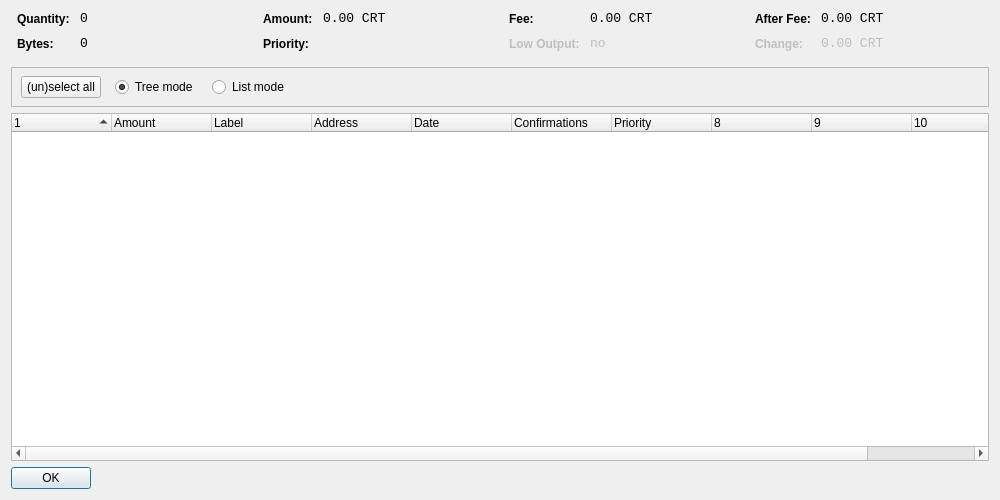
<?xml version="1.0" encoding="UTF-8"?>
<ui version="4.0">
 <class>CoinControlDialog</class>
 <widget class="QDialog" name="CoinControlDialog">
  <property name="geometry">
   <rect>
    <x>0</x>
    <y>0</y>
    <width>1000</width>
    <height>500</height>
   </rect>
  </property>
  <property name="windowTitle">
   <string>Coin Control</string>
  </property>
  <layout class="QVBoxLayout" name="verticalLayout">
   <item>
    <layout class="QHBoxLayout" name="horizontalLayoutTop" stretch="0,0,0,0">
     <property name="topMargin">
      <number>0</number>
     </property>
     <property name="bottomMargin">
      <number>10</number>
     </property>
     <item>
      <layout class="QFormLayout" name="formLayoutCoinControl1">
       <property name="horizontalSpacing">
        <number>10</number>
       </property>
       <property name="verticalSpacing">
        <number>10</number>
       </property>
       <property name="leftMargin">
        <number>6</number>
       </property>
       <property name="rightMargin">
        <number>6</number>
       </property>
       <item row="0" column="0">
        <widget class="QLabel" name="labelCoinControlQuantityText">
         <property name="styleSheet">
          <string notr="true">font-weight:bold;</string>
         </property>
         <property name="text">
          <string>Quantity:</string>
         </property>
        </widget>
       </item>
       <item row="0" column="1">
        <widget class="QLabel" name="labelCoinControlQuantity">
         <property name="font">
          <font>
           <family>Monospace</family>
           <pointsize>10</pointsize>
          </font>
         </property>
         <property name="cursor">
          <cursorShape>IBeamCursor</cursorShape>
         </property>
         <property name="contextMenuPolicy">
          <enum>Qt::ActionsContextMenu</enum>
         </property>
         <property name="text">
          <string>0</string>
         </property>
         <property name="textInteractionFlags">
          <set>Qt::LinksAccessibleByMouse|Qt::TextSelectableByKeyboard|Qt::TextSelectableByMouse</set>
         </property>
        </widget>
       </item>
       <item row="1" column="0">
        <widget class="QLabel" name="labelCoinControlBytesText">
         <property name="styleSheet">
          <string notr="true">font-weight:bold;</string>
         </property>
         <property name="text">
          <string>Bytes:</string>
         </property>
        </widget>
       </item>
       <item row="1" column="1">
        <widget class="QLabel" name="labelCoinControlBytes">
         <property name="font">
          <font>
           <family>Monospace</family>
           <pointsize>10</pointsize>
          </font>
         </property>
         <property name="cursor">
          <cursorShape>IBeamCursor</cursorShape>
         </property>
         <property name="contextMenuPolicy">
          <enum>Qt::ActionsContextMenu</enum>
         </property>
         <property name="text">
          <string>0</string>
         </property>
         <property name="textInteractionFlags">
          <set>Qt::LinksAccessibleByMouse|Qt::TextSelectableByKeyboard|Qt::TextSelectableByMouse</set>
         </property>
        </widget>
       </item>
      </layout>
     </item>
     <item>
      <layout class="QFormLayout" name="formLayoutCoinControl2">
       <property name="horizontalSpacing">
        <number>10</number>
       </property>
       <property name="verticalSpacing">
        <number>10</number>
       </property>
       <property name="leftMargin">
        <number>6</number>
       </property>
       <property name="rightMargin">
        <number>6</number>
       </property>
       <item row="0" column="0">
        <widget class="QLabel" name="labelCoinControlAmountText">
         <property name="styleSheet">
          <string notr="true">font-weight:bold;</string>
         </property>
         <property name="text">
          <string>Amount:</string>
         </property>
        </widget>
       </item>
       <item row="0" column="1">
        <widget class="QLabel" name="labelCoinControlAmount">
         <property name="font">
          <font>
           <family>Monospace</family>
           <pointsize>10</pointsize>
          </font>
         </property>
         <property name="cursor">
          <cursorShape>IBeamCursor</cursorShape>
         </property>
         <property name="contextMenuPolicy">
          <enum>Qt::ActionsContextMenu</enum>
         </property>
         <property name="text">
          <string>0.00 CRT</string>
         </property>
         <property name="textInteractionFlags">
          <set>Qt::LinksAccessibleByMouse|Qt::TextSelectableByKeyboard|Qt::TextSelectableByMouse</set>
         </property>
        </widget>
       </item>
       <item row="1" column="0">
        <widget class="QLabel" name="labelCoinControlPriorityText">
         <property name="styleSheet">
          <string notr="true">font-weight:bold;</string>
         </property>
         <property name="text">
          <string>Priority:</string>
         </property>
        </widget>
       </item>
       <item row="1" column="1">
        <widget class="QLabel" name="labelCoinControlPriority">
         <property name="font">
          <font>
           <family>Monospace</family>
           <pointsize>10</pointsize>
          </font>
         </property>
         <property name="cursor">
          <cursorShape>IBeamCursor</cursorShape>
         </property>
         <property name="contextMenuPolicy">
          <enum>Qt::ActionsContextMenu</enum>
         </property>
         <property name="text">
          <string/>
         </property>
         <property name="textInteractionFlags">
          <set>Qt::LinksAccessibleByMouse|Qt::TextSelectableByKeyboard|Qt::TextSelectableByMouse</set>
         </property>
        </widget>
       </item>
      </layout>
     </item>
     <item>
      <layout class="QFormLayout" name="formLayoutCoinControl3">
       <property name="horizontalSpacing">
        <number>10</number>
       </property>
       <property name="verticalSpacing">
        <number>10</number>
       </property>
       <property name="leftMargin">
        <number>6</number>
       </property>
       <property name="rightMargin">
        <number>6</number>
       </property>
       <item row="0" column="0">
        <widget class="QLabel" name="labelCoinControlFeeText">
         <property name="styleSheet">
          <string notr="true">font-weight:bold;</string>
         </property>
         <property name="text">
          <string>Fee:</string>
         </property>
        </widget>
       </item>
       <item row="0" column="1">
        <widget class="QLabel" name="labelCoinControlFee">
         <property name="font">
          <font>
           <family>Monospace</family>
           <pointsize>10</pointsize>
          </font>
         </property>
         <property name="cursor">
          <cursorShape>IBeamCursor</cursorShape>
         </property>
         <property name="contextMenuPolicy">
          <enum>Qt::ActionsContextMenu</enum>
         </property>
         <property name="text">
          <string>0.00 CRT</string>
         </property>
         <property name="textInteractionFlags">
          <set>Qt::LinksAccessibleByMouse|Qt::TextSelectableByKeyboard|Qt::TextSelectableByMouse</set>
         </property>
        </widget>
       </item>
       <item row="1" column="0">
        <widget class="QLabel" name="labelCoinControlLowOutputText">
         <property name="enabled">
          <bool>false</bool>
         </property>
         <property name="styleSheet">
          <string notr="true">font-weight:bold;</string>
         </property>
         <property name="text">
          <string>Low Output:</string>
         </property>
        </widget>
       </item>
       <item row="1" column="1">
        <widget class="QLabel" name="labelCoinControlLowOutput">
         <property name="enabled">
          <bool>false</bool>
         </property>
         <property name="font">
          <font>
           <family>Monospace</family>
           <pointsize>10</pointsize>
          </font>
         </property>
         <property name="cursor">
          <cursorShape>IBeamCursor</cursorShape>
         </property>
         <property name="contextMenuPolicy">
          <enum>Qt::ActionsContextMenu</enum>
         </property>
         <property name="text">
          <string>no</string>
         </property>
         <property name="textInteractionFlags">
          <set>Qt::LinksAccessibleByMouse|Qt::TextSelectableByKeyboard|Qt::TextSelectableByMouse</set>
         </property>
        </widget>
       </item>
      </layout>
     </item>
     <item>
      <layout class="QFormLayout" name="formLayoutCoinControl4">
       <property name="horizontalSpacing">
        <number>10</number>
       </property>
       <property name="verticalSpacing">
        <number>10</number>
       </property>
       <property name="leftMargin">
        <number>6</number>
       </property>
       <property name="rightMargin">
        <number>6</number>
       </property>
       <item row="0" column="0">
        <widget class="QLabel" name="labelCoinControlAfterFeeText">
         <property name="styleSheet">
          <string notr="true">font-weight:bold;</string>
         </property>
         <property name="text">
          <string>After Fee:</string>
         </property>
        </widget>
       </item>
       <item row="0" column="1">
        <widget class="QLabel" name="labelCoinControlAfterFee">
         <property name="font">
          <font>
           <family>Monospace</family>
           <pointsize>10</pointsize>
          </font>
         </property>
         <property name="cursor">
          <cursorShape>IBeamCursor</cursorShape>
         </property>
         <property name="contextMenuPolicy">
          <enum>Qt::ActionsContextMenu</enum>
         </property>
         <property name="text">
          <string>0.00 CRT</string>
         </property>
         <property name="textInteractionFlags">
          <set>Qt::LinksAccessibleByMouse|Qt::TextSelectableByKeyboard|Qt::TextSelectableByMouse</set>
         </property>
        </widget>
       </item>
       <item row="1" column="0">
        <widget class="QLabel" name="labelCoinControlChangeText">
         <property name="enabled">
          <bool>false</bool>
         </property>
         <property name="styleSheet">
          <string notr="true">font-weight:bold;</string>
         </property>
         <property name="text">
          <string>Change:</string>
         </property>
        </widget>
       </item>
       <item row="1" column="1">
        <widget class="QLabel" name="labelCoinControlChange">
         <property name="enabled">
          <bool>false</bool>
         </property>
         <property name="font">
          <font>
           <family>Monospace</family>
           <pointsize>10</pointsize>
          </font>
         </property>
         <property name="cursor">
          <cursorShape>IBeamCursor</cursorShape>
         </property>
         <property name="contextMenuPolicy">
          <enum>Qt::ActionsContextMenu</enum>
         </property>
         <property name="text">
          <string>0.00 CRT</string>
         </property>
         <property name="textInteractionFlags">
          <set>Qt::LinksAccessibleByMouse|Qt::TextSelectableByKeyboard|Qt::TextSelectableByMouse</set>
         </property>
        </widget>
       </item>
      </layout>
     </item>
    </layout>
   </item>
   <item>
    <widget class="QFrame" name="frame">
     <property name="minimumSize">
      <size>
       <width>0</width>
       <height>40</height>
      </size>
     </property>
     <property name="frameShape">
      <enum>QFrame::StyledPanel</enum>
     </property>
     <property name="frameShadow">
      <enum>QFrame::Sunken</enum>
     </property>
     <widget class="QWidget" name="horizontalLayoutWidget">
      <property name="geometry">
       <rect>
        <x>10</x>
        <y>0</y>
        <width>781</width>
        <height>41</height>
       </rect>
      </property>
      <layout class="QHBoxLayout" name="horizontalLayoutPanel" stretch="0,0,0,0,0">
       <property name="spacing">
        <number>14</number>
       </property>
       <item>
        <widget class="QPushButton" name="pushButtonSelectAll">
         <property name="sizePolicy">
          <sizepolicy hsizetype="Maximum" vsizetype="Fixed">
           <horstretch>0</horstretch>
           <verstretch>0</verstretch>
          </sizepolicy>
         </property>
         <property name="text">
          <string>(un)select all</string>
         </property>
        </widget>
       </item>
       <item>
        <widget class="QRadioButton" name="radioTreeMode">
         <property name="sizePolicy">
          <sizepolicy hsizetype="Maximum" vsizetype="Fixed">
           <horstretch>0</horstretch>
           <verstretch>0</verstretch>
          </sizepolicy>
         </property>
         <property name="text">
          <string>Tree mode</string>
         </property>
         <property name="checked">
          <bool>true</bool>
         </property>
        </widget>
       </item>
       <item>
        <widget class="QRadioButton" name="radioListMode">
         <property name="sizePolicy">
          <sizepolicy hsizetype="Maximum" vsizetype="Fixed">
           <horstretch>0</horstretch>
           <verstretch>0</verstretch>
          </sizepolicy>
         </property>
         <property name="text">
          <string>List mode</string>
         </property>
        </widget>
       </item>
       <item>
        <spacer name="horizontalSpacer">
         <property name="orientation">
          <enum>Qt::Horizontal</enum>
         </property>
         <property name="sizeHint" stdset="0">
          <size>
           <width>40</width>
           <height>20</height>
          </size>
         </property>
        </spacer>
       </item>
      </layout>
     </widget>
    </widget>
   </item>
   <item>
    <widget class="CoinControlTreeWidget" name="treeWidget">
     <property name="contextMenuPolicy">
      <enum>Qt::CustomContextMenu</enum>
     </property>
     <property name="sortingEnabled">
      <bool>false</bool>
     </property>
     <property name="columnCount">
      <number>11</number>
     </property>
     <attribute name="headerShowSortIndicator" stdset="0">
      <bool>true</bool>
     </attribute>
     <attribute name="headerStretchLastSection">
      <bool>false</bool>
     </attribute>
     <column>
      <property name="text">
       <string/>
      </property>
     </column>
     <column>
      <property name="text">
       <string>Amount</string>
      </property>
     </column>
     <column>
      <property name="text">
       <string>Label</string>
      </property>
     </column>
     <column>
      <property name="text">
       <string>Address</string>
      </property>
     </column>
     <column>
      <property name="text">
       <string>Date</string>
      </property>
     </column>
     <column>
      <property name="text">
       <string>Confirmations</string>
      </property>
      <property name="toolTip">
       <string>Confirmed</string>
      </property>
     </column>
     <column>
      <property name="text">
       <string>Priority</string>
      </property>
     </column>
     <column>
      <property name="text">
       <string/>
      </property>
     </column>
     <column>
      <property name="text">
       <string/>
      </property>
     </column>
     <column>
      <property name="text">
       <string/>
      </property>
     </column>
     <column>
      <property name="text">
       <string/>
      </property>
     </column>
    </widget>
   </item>
   <item>
    <widget class="QDialogButtonBox" name="buttonBox">
     <property name="sizePolicy">
      <sizepolicy hsizetype="Maximum" vsizetype="Fixed">
       <horstretch>0</horstretch>
       <verstretch>0</verstretch>
      </sizepolicy>
     </property>
     <property name="orientation">
      <enum>Qt::Horizontal</enum>
     </property>
     <property name="standardButtons">
      <set>QDialogButtonBox::Ok</set>
     </property>
    </widget>
   </item>
  </layout>
 </widget>
 <customwidgets>
  <customwidget>
   <class>CoinControlTreeWidget</class>
   <extends>QTreeWidget</extends>
   <header>coincontroltreewidget.h</header>
  </customwidget>
 </customwidgets>
 <resources/>
 <connections/>
</ui>
